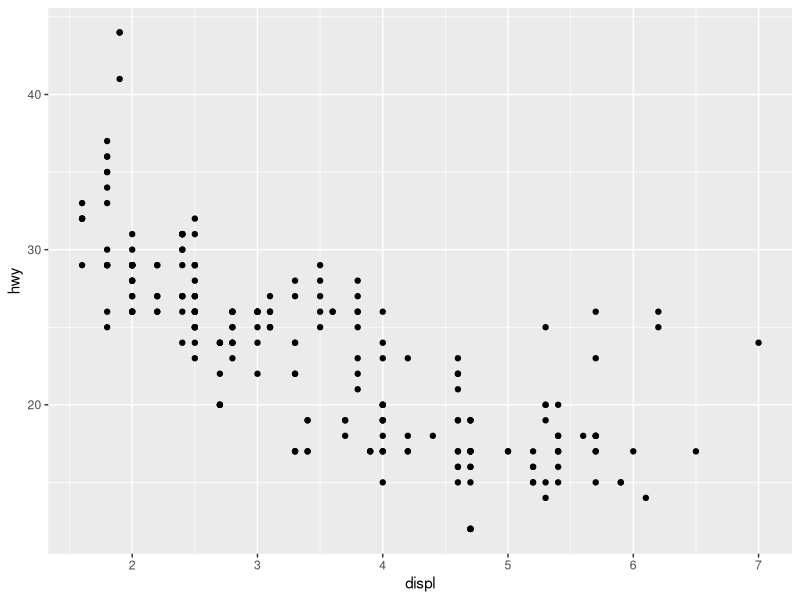
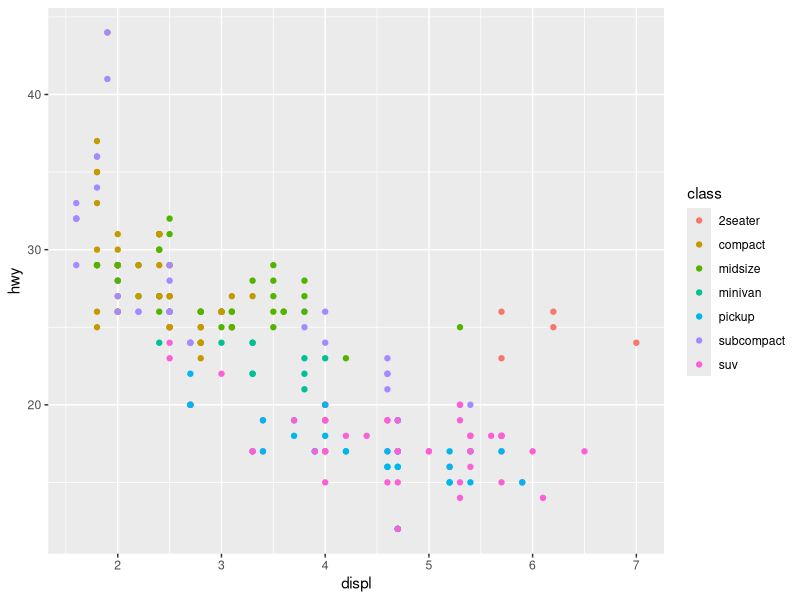
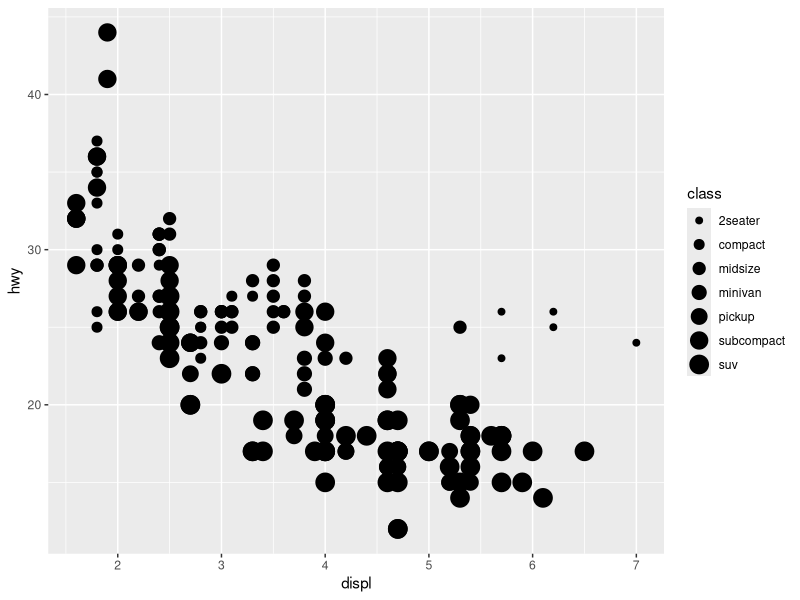
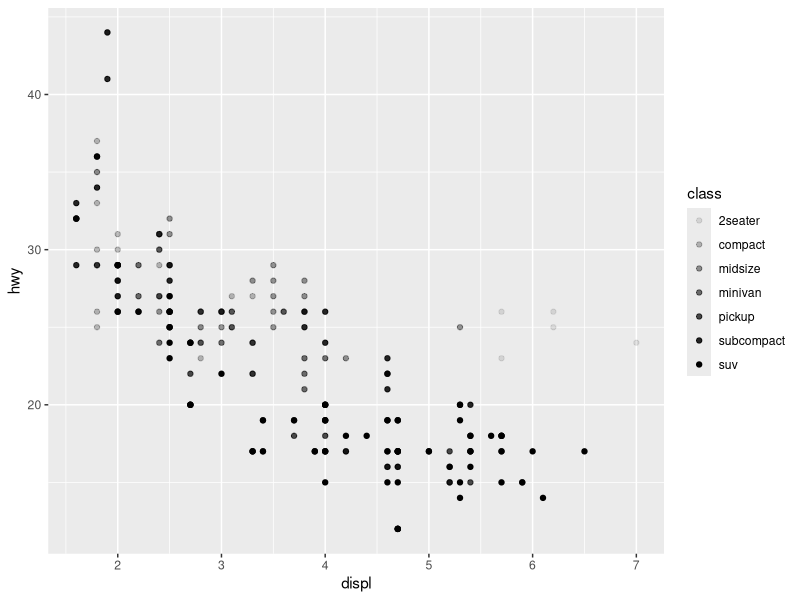
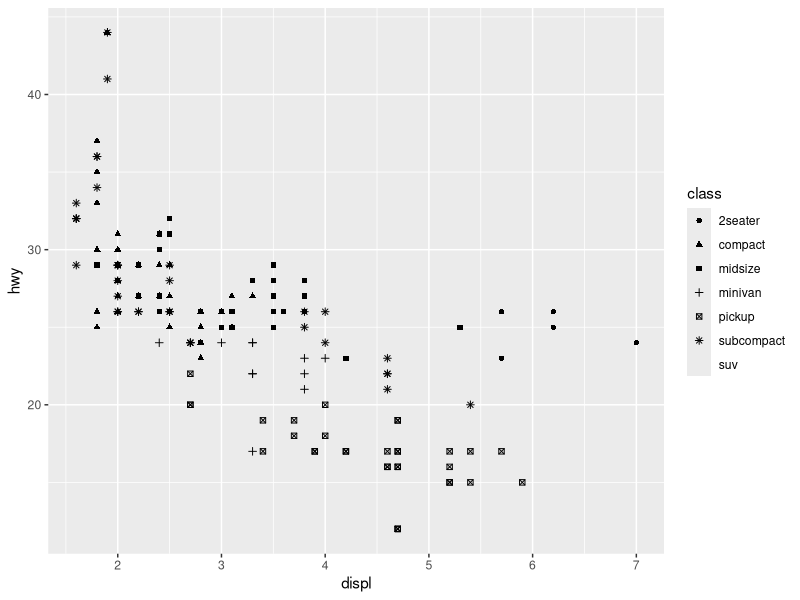
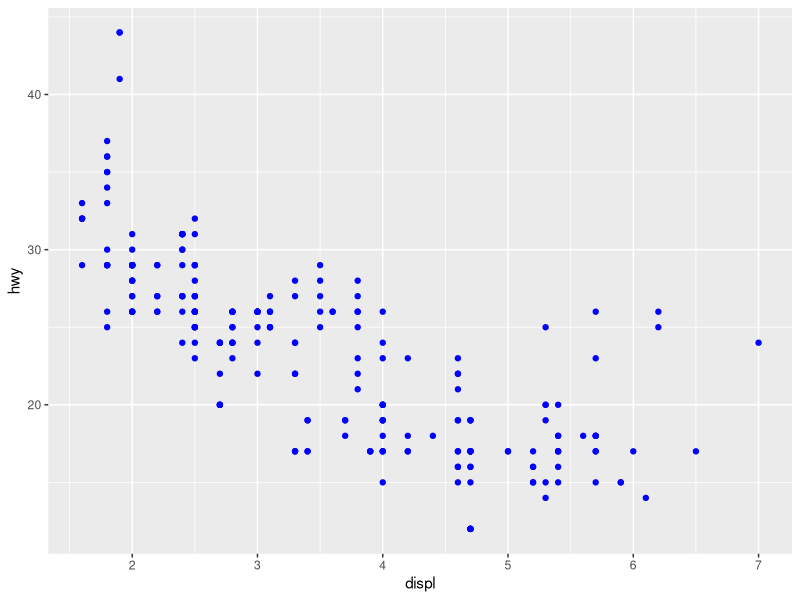
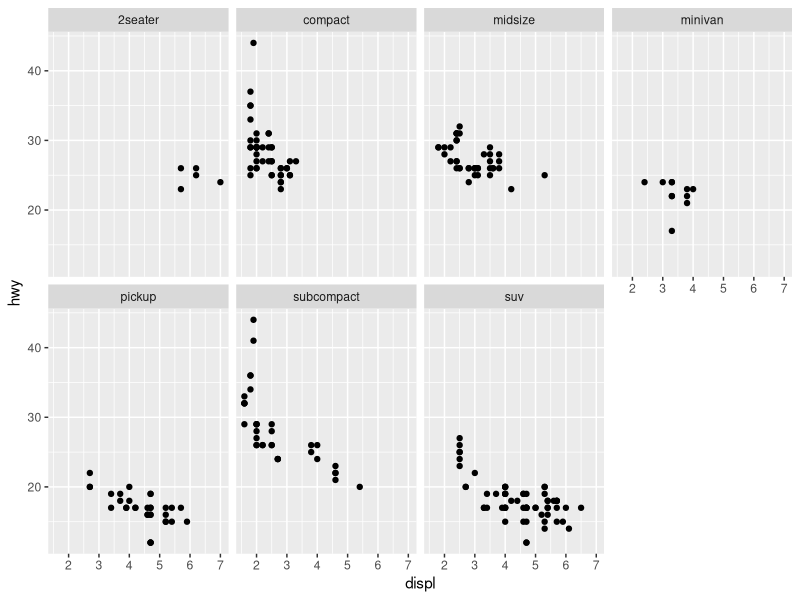
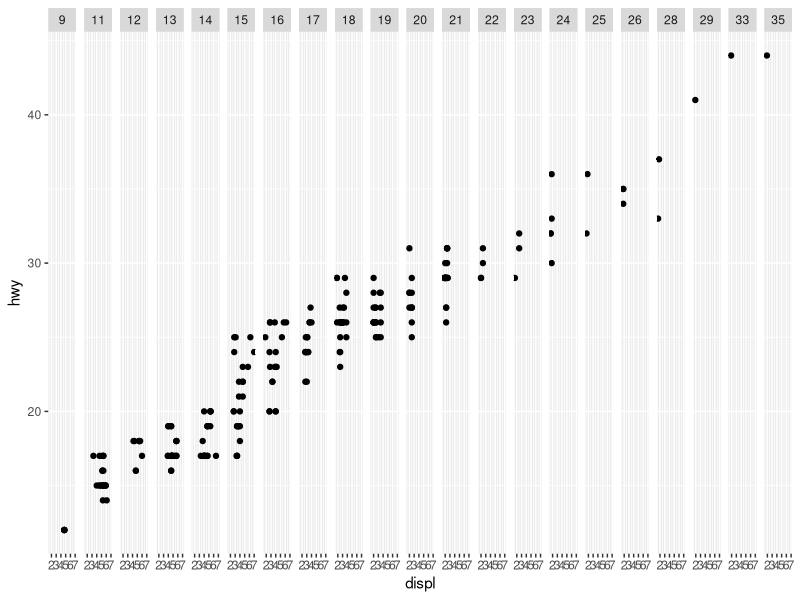

The R source for these figures, in order: (Note: this script raises an error after producing the figures.)
## ---- chunk 1
knitr::opts_chunk$set(echo = TRUE)
## ---- chunk 2
library(tidyverse)
## ---- chunk 3
# ggplot(data = <DATA>) + 
#   <GEOM_FUNCTION>(
#      mapping = aes(<MAPPINGS>),
#      stat = <STAT>, 
#      position = <POSITION>
#   ) +
#   <COORDINATE_FUNCTION> +
#   <FACET_FUNCTION>

## ---- chunk 4
ggplot(data=mpg)+
  geom_point(mapping = aes(x=displ,y=hwy))#散点图

###用法
#ggplot(data = <DATA>) + 
#  <GEOM_FUNCTION>(mapping = aes(<MAPPINGS>))

# 
# nrow(mpg)
# ncol(mpg)
# dim(mpg)
# ?mpg
# ggplot(data=mpg)+
#   geom_point(mapping = aes(cyl,hwy))

#数据的维度不仅可以有value,还可以有level
#比如不同种类的不同值，这个不同种类可以用不同形状或者不同颜色、不同大小对level进行区分。
#pch 散点图的性状，内置有25种，
# ![图点类型](https://d33wubrfki0l68.cloudfront.net/58a48d625b4bd494cd685dd9998f5c74e9c16907/211c6/visualize_files/figure-html/shapes-1.png)

ggplot(data = mpg) + 
  geom_point(mapping = aes(x = displ, y = hwy, color = class))

ggplot(data = mpg) + 
  geom_point(mapping = aes(x = displ, y = hwy, size = class))
#> Warning: Using size for a discrete variable is not advised.

ggplot(data = mpg) + 
  geom_point(mapping = aes(x = displ, y = hwy, alpha = class))

ggplot(data = mpg) + 
  geom_point(mapping = aes(x = displ, y = hwy, shape = class))

ggplot(data = mpg) + 
  geom_point(mapping = aes(x = displ, y = hwy), color = "blue")

# ggplot(data = mpg) + 
#   geom_point(mapping = aes(x = displ, y = hwy, color = displ<5)

## ---- chunk 5
 ggplot(data = mpg) + 
   geom_point(mapping = aes(x = displ, y = hwy)) + 
   facet_wrap(~ class, nrow = 2) #facet_wrap ~这个后面跟一个分类变量
 
 ggplot(data = mpg) + 
   geom_point(mapping = aes(x = displ, y = hwy)) + 
   facet_grid(.~ cty)
 
 
 
 ggplot(data = mpg) + 
   geom_point(mapping = aes(x = displ, y = hwy)) +
   facet_grid(drv ~ .)
 
 ggplot(data = mpg) + 
   geom_point(mapping = aes(x = displ, y = hwy)) +
   facet_grid(. ~ cyl)
             

ggplot(data = mpg) + 
  geom_point(mapping = aes(x = displ, y = hwy)) +
  facet_grid(drv ~ .)


ggplot(data = mpg) + 
  geom_point(mapping = aes(x = displ, y = hwy)) +
  facet_grid(. ~ cyl)
## ---- chunk 6
ggplot(data = mpg) + 
  geom_point(mapping = aes(x = displ, y = hwy))#散点图

ggplot(data = mpg) + 
  geom_smooth(mapping = aes(x = displ, y = hwy)) #拟合曲线

ggplot(data = mpg) + 
  geom_point(mapping = aes(x = displ, y = hwy))+
  geom_smooth(mapping = aes(x = displ, y = hwy,linetype=drv))#添加拟合曲线图层
ggplot(data=mpg)+  
  geom_smooth(mapping = aes(x = displ, y = hwy,colour=drv))#添加拟合曲线图层

#geom_smooth(se=F) SE指的曲线是包不包括散点的区间


#条形图 geom_bar
ggplot(data=diamonds)+
  geom_bar(mapping = aes(x=cut)) #横坐标cut等级，纵坐标计数（bar底层是有计数函数的）

ggplot(data = diamonds) + 
  geom_bar(mapping = aes(x = cut, y = stat(prop), group = 1))# 百分比

#当以分类变量作为Fill的时候，有三个位置可以选择，identity（堆叠） dodge,合并， fill 填充满

## ---- chunk 7
#coord_flip()转换坐标系 
ggplot(data = mpg, mapping = aes(x = class, y = hwy)) + 
  geom_boxplot()
ggplot(data = mpg, mapping = aes(x = class, y = hwy)) + 
  geom_boxplot() +
  coord_flip()


#coord_polar 转化为极坐标系（玫瑰图就是这样做的）
bar <- ggplot(data = diamonds) + 
  geom_bar(
    mapping = aes(x = cut, fill = cut), 
    show.legend = FALSE,
    width = 1
  ) + 
  theme(aspect.ratio = 1) +
  labs(x = NULL, y = NULL)

bar + coord_flip()
bar + coord_polar()
## ---- chunk 8
by_dest <- group_by(flights, dest)
delay <- summarise(by_dest,
  count = n(),
  dist = mean(distance, na.rm = TRUE),
  delay = mean(arr_delay, na.rm = TRUE)
)
delay <- filter(delay, count > 20, dest != "HNL")

delays <- flights%>%
  group_by(dest)%>%
  summarise(
    count=n(),
    dist=mean(distance,na.rm = T),
    delay=mean(arr_delay,na.rm = T)
            )%>%
  filter(count>20,dest !='HNL')

# sd(x), IQR(x), mad(x) min(x), quantile(x, 0.25), max(x) first(x), nth(x, 2), last(x)
# n_distinct(x)#去重后的

## ---- chunk 9
ggplot(data=diamonds)+
  geom_bar(mapping=aes(x=cut))
#底层默认是计数count
## ---- chunk 10
ggplot(data=diamonds)+
  geom_histogram(mapping = aes(x=carat),binwidth = 0.5) #底层也是计数
ggplot(data=diamonds)+
  geom_histogram(mapping = aes(x=carat),binwidth = 0.1)
#binwidth是组距,不同的组距会有不一样的感受

#画多组直方图可以选择用线代替
ggplot(data = diamonds, mapping = aes(x = carat, colour = cut)) +
  geom_freqpoly(binwidth = 0.1)
## ---- chunk 11
#设置坐标轴限制
ggplot(diamonds) + 
  geom_histogram(mapping = aes(x = y), binwidth = 0.5) +
  coord_cartesian(ylim = c(0, 50))
## ---- chunk 12
ggplot(data=diamonds)+
  geom_boxplot(mapping= aes(x=cut,y=price))
## ---- chunk 13
ggplot(data=diamonds)+
  geom_violin(mapping= aes(x=cut,y=price))

ggplot(data=diamonds)+
  geom_histogram(mapping= aes(x=price))+
  facet_wrap(~ cut, nrow = 2)

ggplot(data=diamonds)+
  geom_freqpoly(mapping=aes(x=price,colour=cut))

ggplot(data=diamonds)+
  geom_jitter(mapping=aes(x=cut,y=price))
## ---- chunk 14
ggplot(data=diamonds)+
  geom_count(mapping=aes(x=cut,y=color))

## ---- chunk 15
diamonds %>% 
  count(color, cut) %>%  
  ggplot(mapping = aes(x = color, y = cut)) +
    geom_tile(mapping = aes(fill = n))
diamonds %>% 
  count(color, cut) %>%  
  ggplot(mapping = aes(x = cut, y = color)) +
    geom_tile(mapping = aes(fill = n))

## ---- chunk 16
ggplot(data=diamonds)+
  geom_point(mapping=aes(x=carat,y=price))


ggplot(data = diamonds) + 
  geom_point(mapping = aes(x = carat, y = price), alpha = 1 / 100)


ggplot(data = diamonds) +
  geom_bin2d(mapping = aes(x = carat, y = price))


ggplot(data = diamonds) +
  geom_hex(mapping = aes(x = carat, y = price))
## ---- chunk 17
library(modelr)

mod <- lm(log(price) ~ log(carat), data = diamonds)
diamonds2 <- diamonds %>% 
  add_residuals(mod) %>% 
  mutate(resid = exp(resid))

ggplot(data = diamonds2) + 
  geom_point(mapping = aes(x = carat, y = resid))
